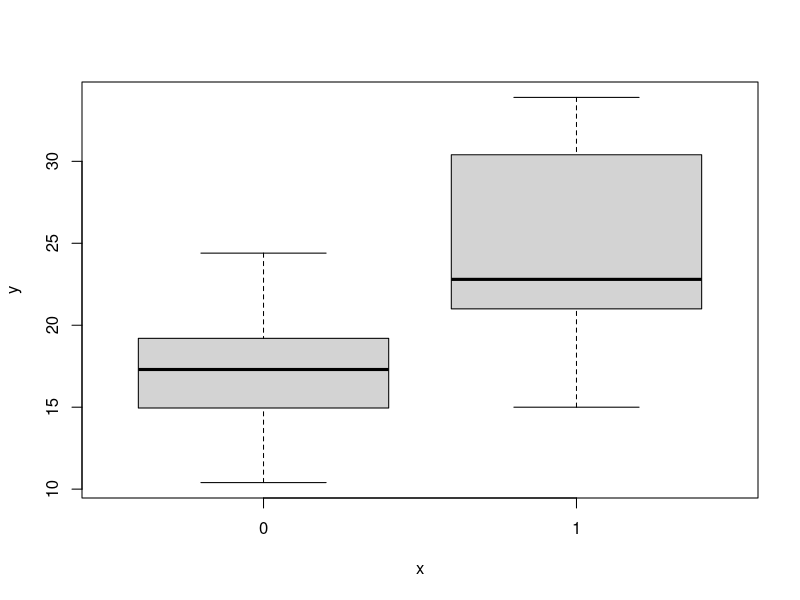
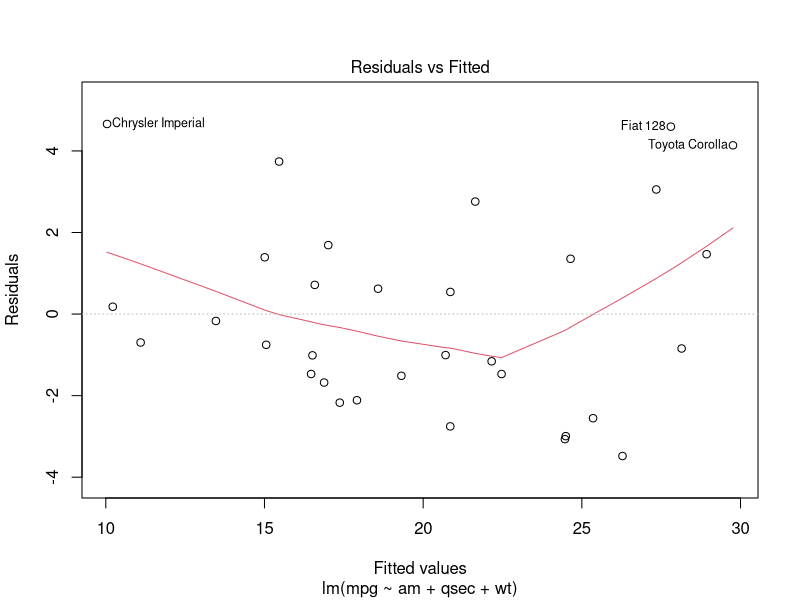
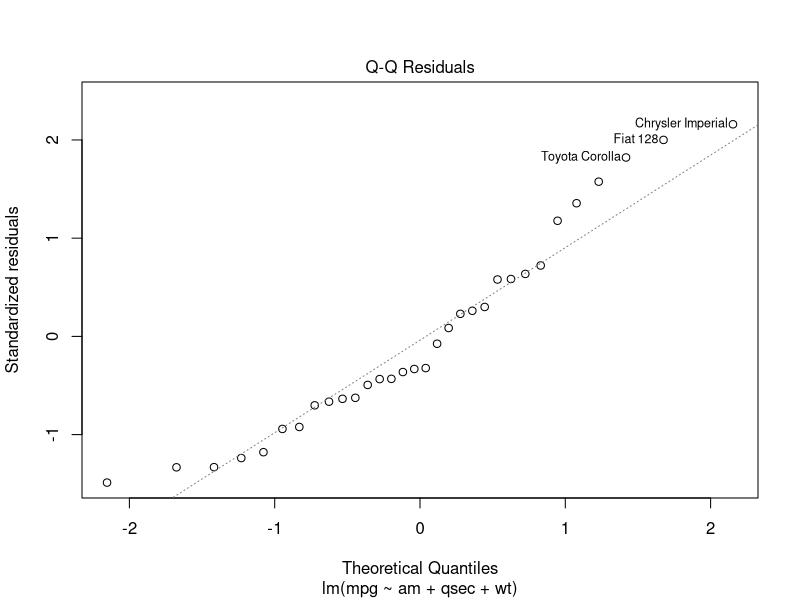
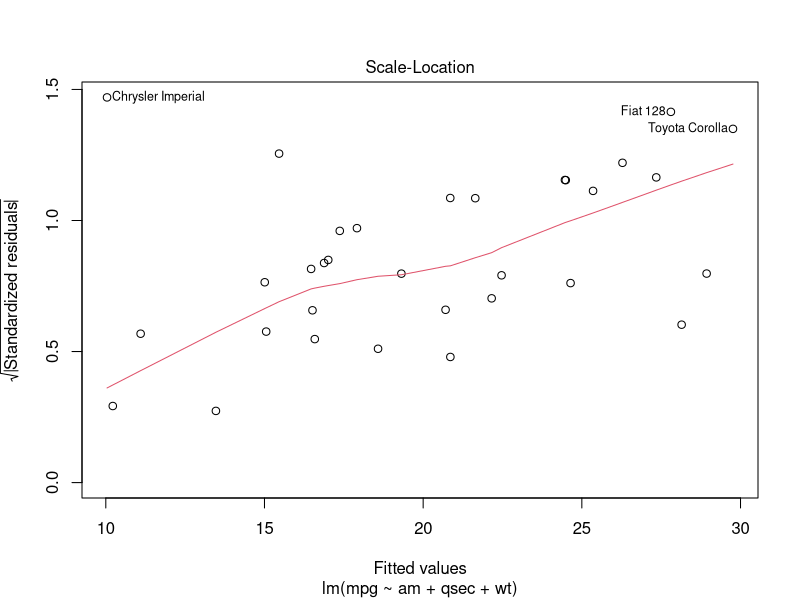
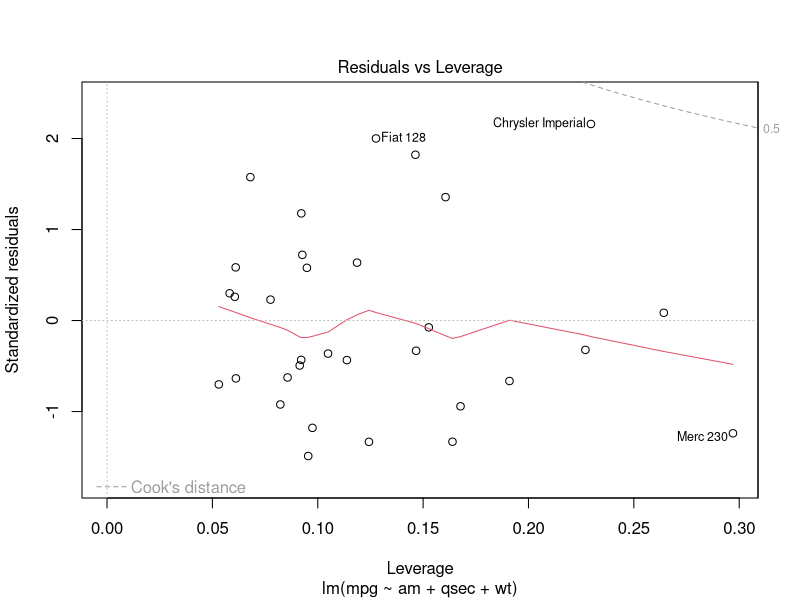

R code for these plots, in order:
## ---- chunk 1
knitr::opts_chunk$set(echo = TRUE)
## ---- chunk 2
data("mtcars")
View("mtcars")
## ---- chunk 3
mtcars$am=as.factor(mtcars$am)
plot(mtcars$am,mtcars$mpg)
## ---- chunk 4
fit1<-lm(mpg~am,mtcars)
summary(fit1)
## ---- chunk 5
fit2<-lm(mpg~.,mtcars)
summary(fit2)
## ---- chunk 6
fit3<-step(fit2)
summary(fit3)
## ---- chunk 7
fit3<-lm(mpg~am+qsec+wt,mtcars)
plot(fit3)
